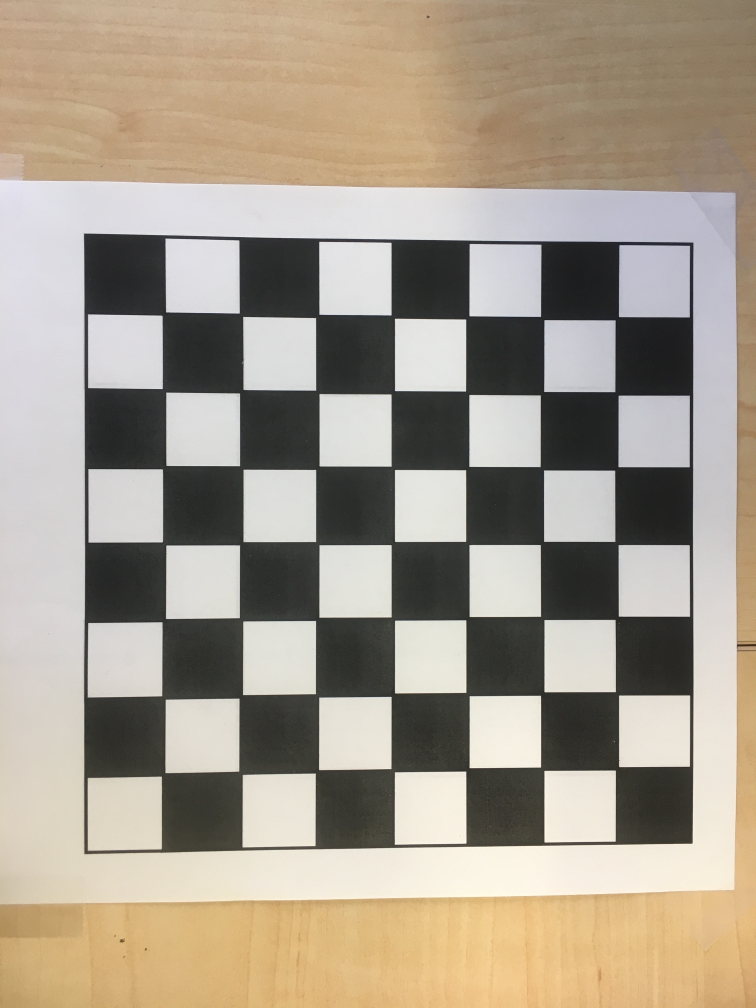
#> input picture Checkerboard/IMG_2779.jpg, 3024 x 4032 px (shown at 1/4 size)
$ python hsv_centroid.py ../Checkerboard/IMG_2779.jpg
#> lines starting #> are read from the running program, lines starting #| are printed output that depends on the picture; after the words box and inside, x2 and y2 are one past the last pixel; in counts of white or black regions, pixels touching at a corner belong together
# Import modules
import cv2
import numpy as np
import matplotlib.pyplot as plt
import imutils
import glob
import sys
import os

filename = sys.argv[1]
img = cv2.imread(filename)
#> img is the input picture: shape (4032, 3024, 3); mean B, G, R 141.5, 156.4, 166.8
img = imutils.resize(img, width=700)
#> img: shape (933, 700, 3)
voxel = img[10:100, 10:95]
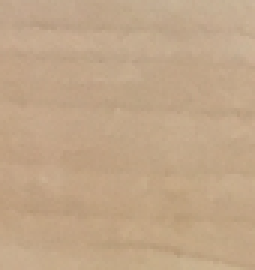
#> voxel: shape (90, 85, 3) (shown 3 times larger); mean B, G, R 136.1, 165.7, 193.2
# cv2.imshow('voxel', voxel)

# create a mask for one magental voxel
blank = np.zeros(img.shape[:2], dtype='uint8')
mask = cv2.rectangle(blank.copy(), (10,10), (100,95), 255, -1)
masked = cv2.bitwise_and(img, img, mask=mask)
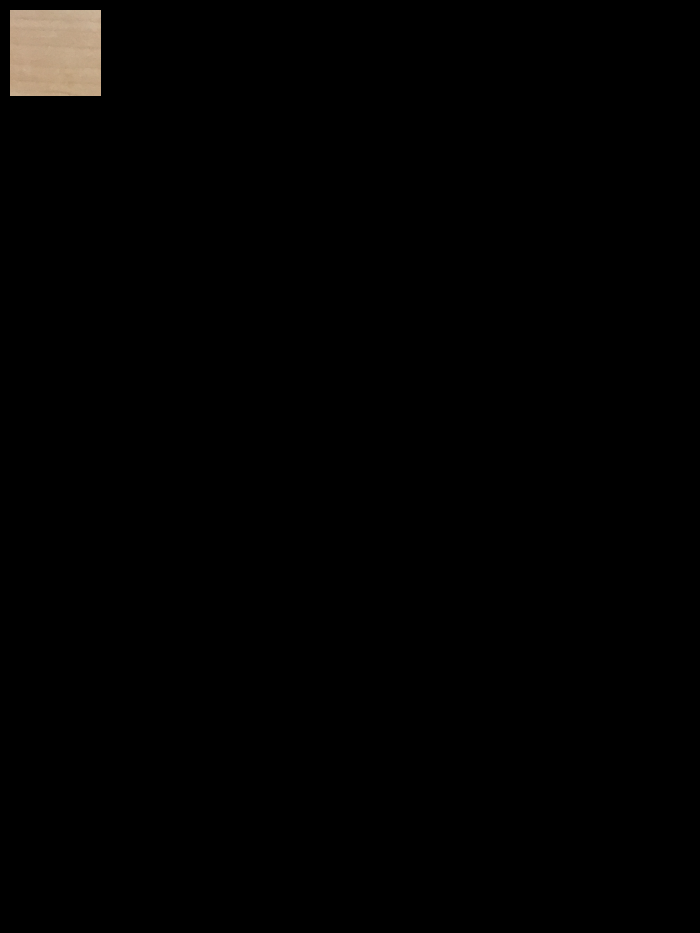
#> masked: shape (933, 700, 3); mean B, G, R 1.6, 2, 2.3
cv2.imshow('Masked', masked)

# RGB Color Space
plt.figure()
plt.title('RGB Histogram')
plt.xlabel('Bins')
plt.ylabel('# of pixels')

colors = ('b', 'g', 'r')
for i, col in enumerate(colors):
    hist = cv2.calcHist([img], [i], mask, [256], [0, 256])
    plt.plot(hist, color=col)
    plt.xlim([0, 256])

plt.show()
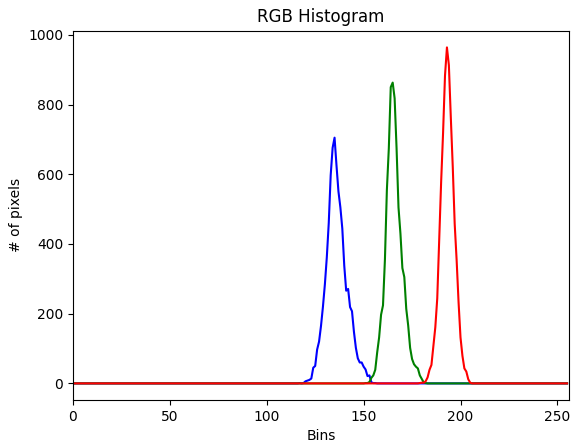
#> figure drawn by matplotlib, 1 panel; curve peaks at x = 135, y = 705; curve peaks at x = 165, y = 863; curve peaks at x = 193, y = 964

# HSV Color Space
hsv = cv2.cvtColor(img, cv2.COLOR_BGR2HSV)
#> hsv: shape (933, 700, 3); mean H, S, V 43.9, 38.7, 167.9
s = hsv[:1].flatten()
#> s = 2100 values, max 207 at index 806, min 12 at index 1434, mean 87.92
plt.hist(s, 256)
plt.show()
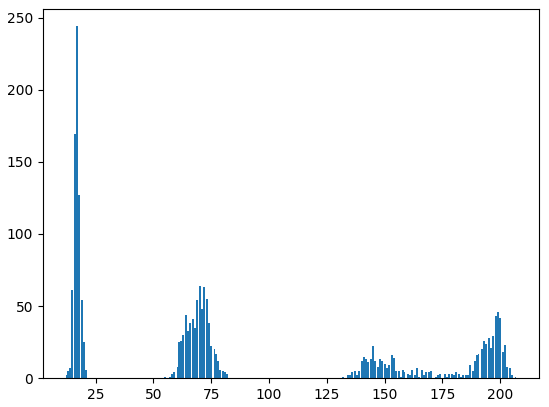
#> figure drawn by matplotlib, 1 panel; tallest bar 244 high, from x = 16.57 to 17.33

h = hsv[:2].flatten()
#> h = 4200 values, max 207 at index 806, min 12 at index 1434, mean 87.91
plt.hist(h, 256)
plt.show()
#> figure, not shown here; tallest bar 504 high, from x = 16.57 to 17.33

# [19 lines of commented-out code are left out]
gray = cv2.cvtColor(img, cv2.COLOR_BGR2GRAY)
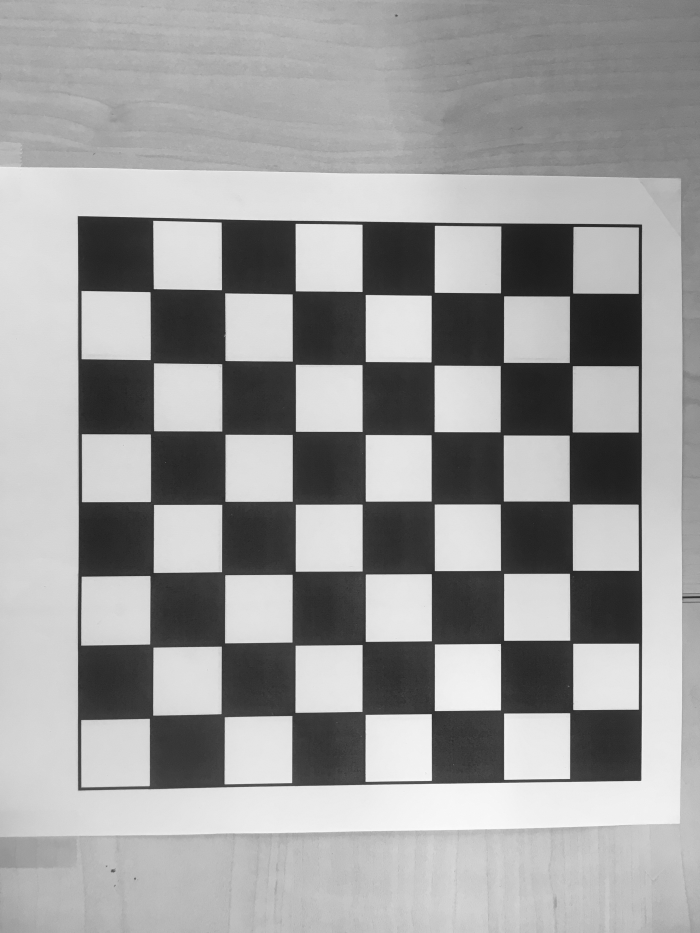
#> gray: shape (933, 700); min 26, max 250, mean 157.8
ret,thresh = cv2.threshold(gray,100,255,0)
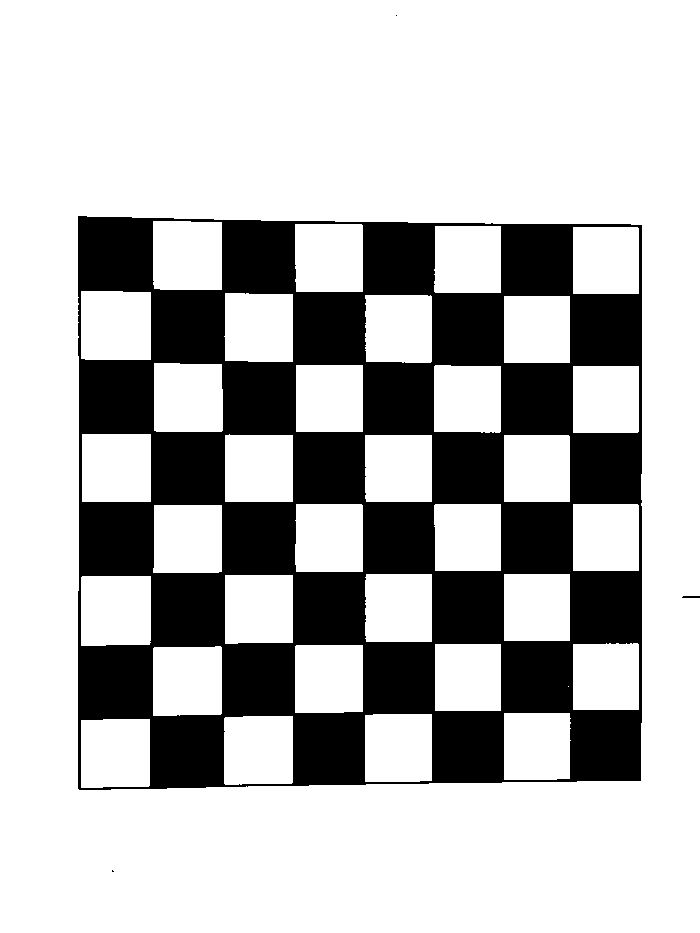
#> thresh: shape (933, 700); 73.7% white; 4 black regions (2 under 20 px), largest, box (x1, y1, x2, y2) and area: (78, 216, 642, 790) 171837, (682, 596, 700, 598) 35
cv2.imshow('thresh', thresh)
adaptive_thresh = cv2.adaptiveThreshold(gray, 255, cv2.ADAPTIVE_THRESH_MEAN_C, cv2.THRESH_BINARY, 11, 3)
#> adaptive_thresh: shape (933, 700); 86.7% white; 6798 black regions (6584 under 20 px), largest, box (x1, y1, x2, y2) and area: (78, 216, 642, 791) 49456, (0, 144, 700, 863) 10608, (134, 152, 241, 165) 317
cv2.imshow("Adap Mean Thresh", adaptive_thresh)
adaptive_thresh = cv2.adaptiveThreshold(gray, 255, cv2.ADAPTIVE_THRESH_GAUSSIAN_C, cv2.THRESH_BINARY, 11, 3)
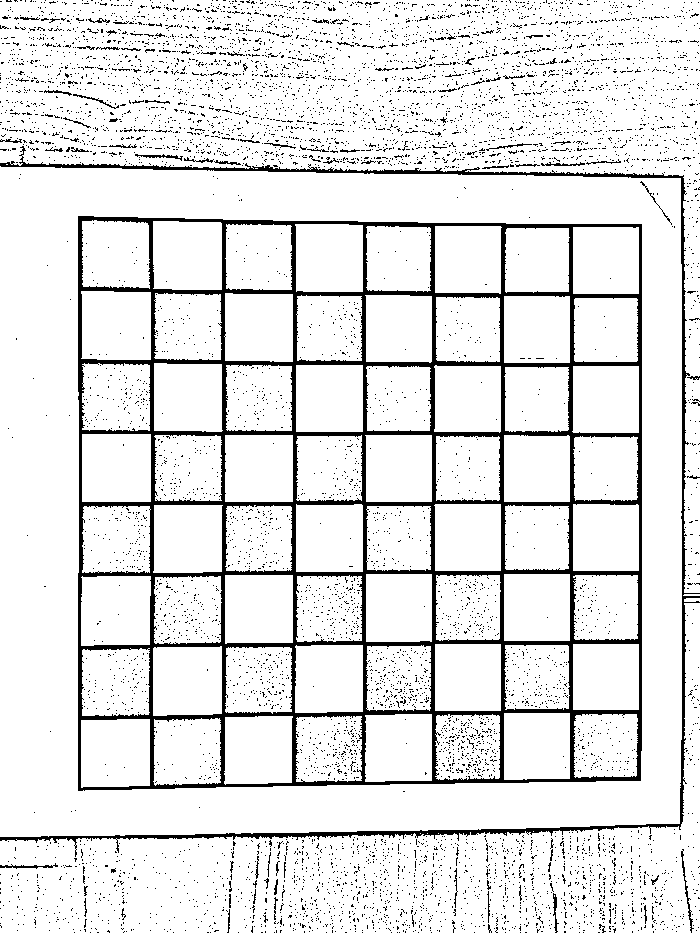
#> adaptive_thresh: shape (933, 700); 90% white; 7198 black regions (7118 under 20 px), largest, box (x1, y1, x2, y2) and area: (78, 216, 642, 791) 40149, (0, 146, 700, 857) 7082, (681, 849, 694, 933) 163
cv2.imshow("Adap Gaussian Thresh", adaptive_thresh)
cv2.waitKey(0)

# Filter out magenta voxels and find centroid
#> (the run stopped early here; a loop or call above may not have finished)

$ run again, on Checkerboard/IMG_2782.jpg
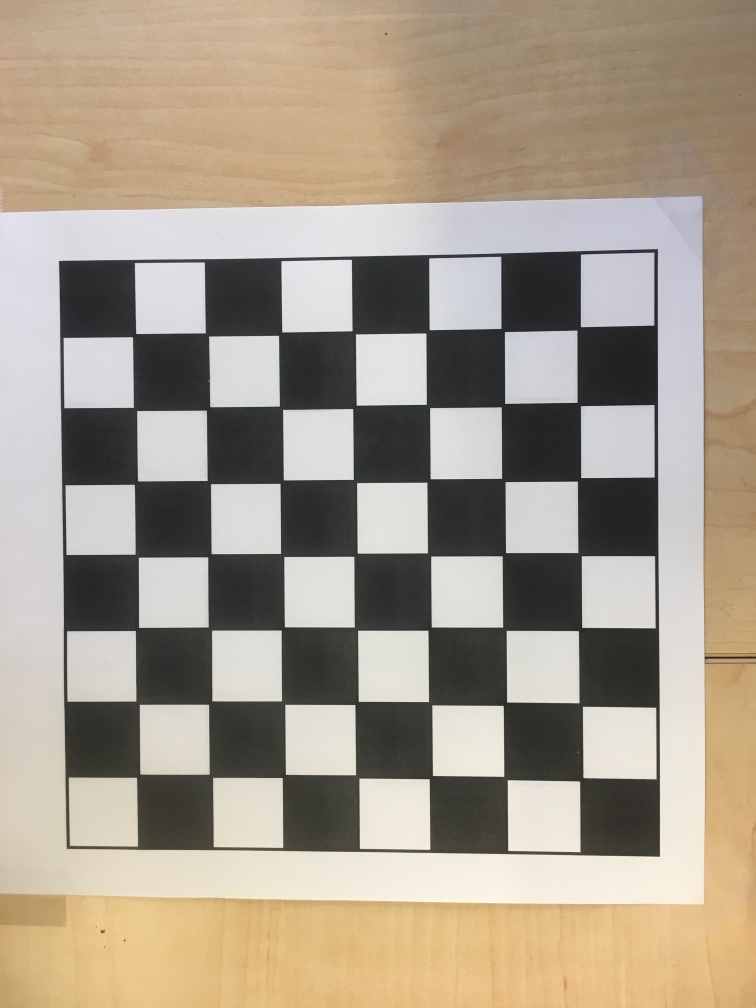
#> input picture Checkerboard/IMG_2782.jpg, 3024 x 4032 px (shown at 1/4 size)
#> img is the input picture: shape (4032, 3024, 3); mean B, G, R 140.4, 156.2, 167.2
#> img: shape (933, 700, 3)
#> hsv: shape (933, 700, 3); mean H, S, V 45, 40.9, 168.5
#> s = 2100 values, max 208 at index 551, min 13 at index 3, mean 86.18
#> `plt.show()`:
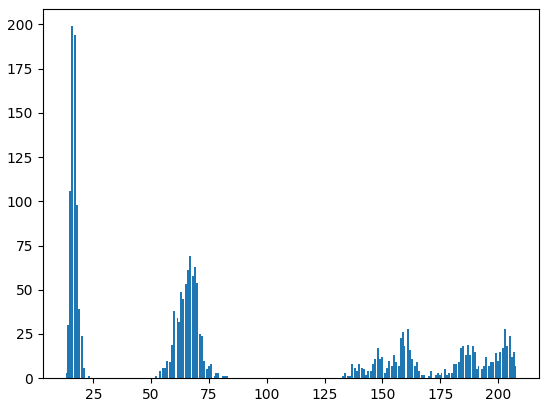
#> figure drawn by matplotlib, 1 panel; tallest bar 199 high, from x = 15.29 to 16.05
#> h = 4200 values, max 209 at index 2699, min 13 at index 3, mean 86.23
#> thresh: shape (933, 700); 74.8% white; 5 black regions (3 under 20 px), largest, box (x1, y1, x2, y2) and area: (55, 231, 611, 793) 164559, (653, 608, 700, 610) 94
#> `adaptive_thresh = cv2.adaptiveThreshold(gray, 255, cv2.ADAPTIVE_THRESH..`:
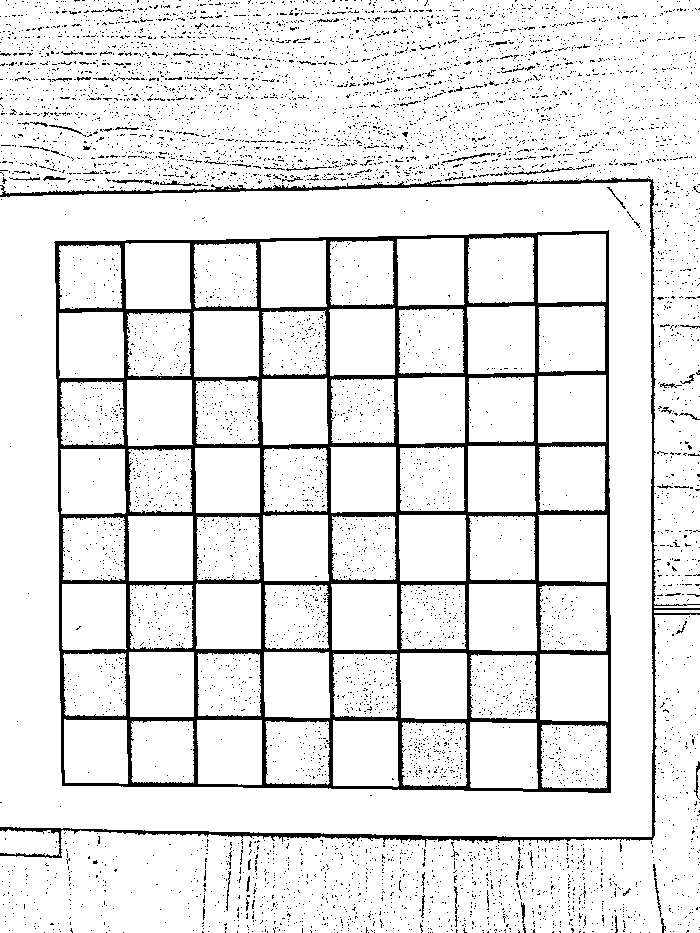
#> adaptive_thresh: shape (933, 700); 90.5% white; 6541 black regions (6470 under 20 px), largest, box (x1, y1, x2, y2) and area: (54, 230, 611, 793) 39247, (0, 177, 700, 858) 6947, (504, 167, 575, 175) 120

$ run again, on Checkerboard/IMG_2783.jpg
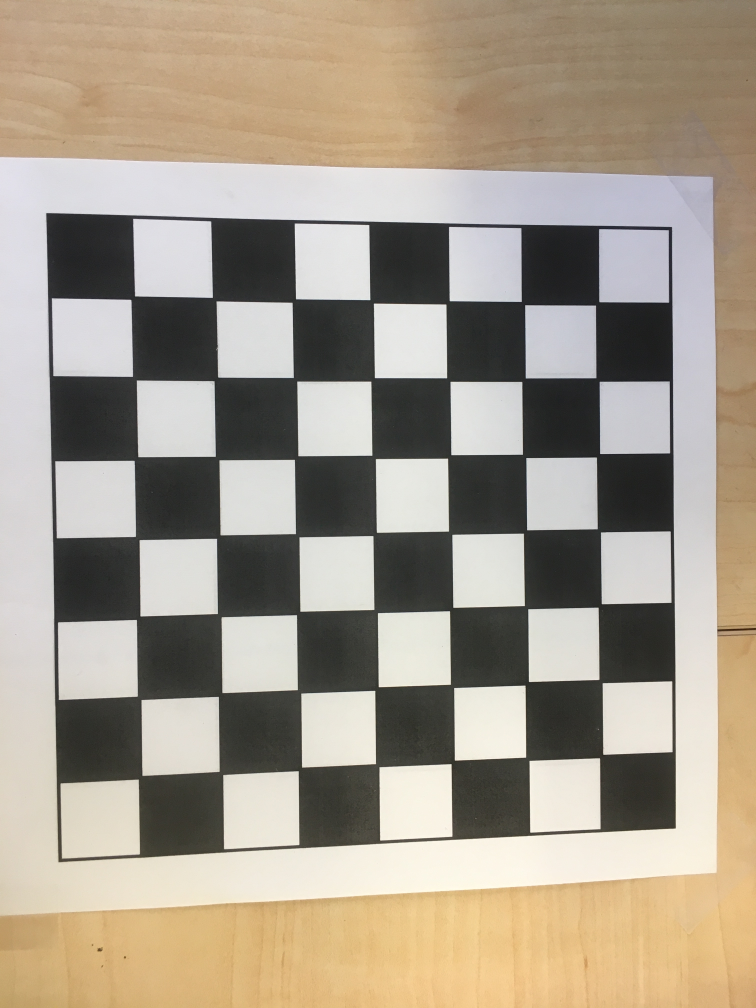
#> input picture Checkerboard/IMG_2783.jpg, 3024 x 4032 px (shown at 1/4 size)
#> img is the input picture: shape (4032, 3024, 3); mean B, G, R 140.1, 155.3, 165.6
#> img: shape (933, 700, 3)
#> hsv: shape (933, 700, 3); mean H, S, V 43.3, 38.8, 166.8
#> s = 2100 values, max 208 at index 821, min 14 at index 12, mean 88.46
#> `plt.show()`:
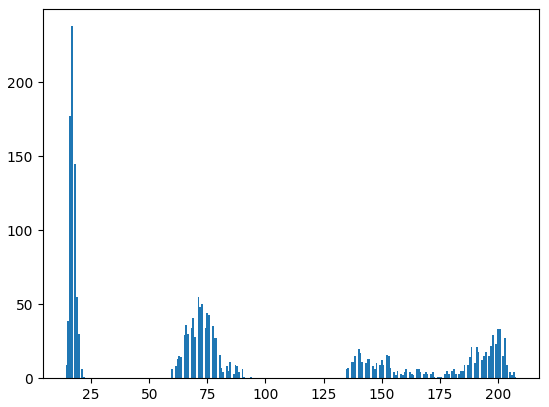
#> figure drawn by matplotlib, 1 panel; tallest bar 238 high, from x = 16.27 to 17.03
#> h = 4200 values, max 208 at index 821, min 14 at index 12, mean 88.49
#> thresh: shape (933, 700); 72.5% white; 4 black regions (2 under 20 px), largest, box (x1, y1, x2, y2) and area: (43, 198, 625, 798) 179593, (664, 581, 700, 584) 65
#> `adaptive_thresh = cv2.adaptiveThreshold(gray, 255, cv2.ADAPTIVE_THRESH..`:
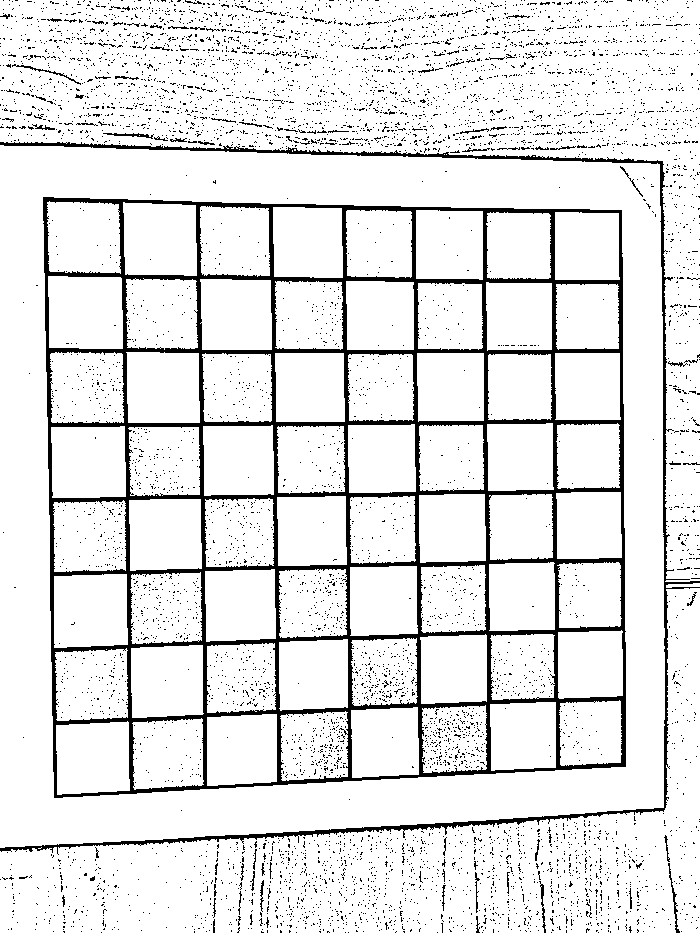
#> adaptive_thresh: shape (933, 700); 90.2% white; 6340 black regions (6272 under 20 px), largest, box (x1, y1, x2, y2) and area: (43, 197, 626, 798) 41384, (0, 142, 700, 855) 6890, (668, 863, 680, 933) 148

$ run again, on Checkerboard/IMG_2784.jpg
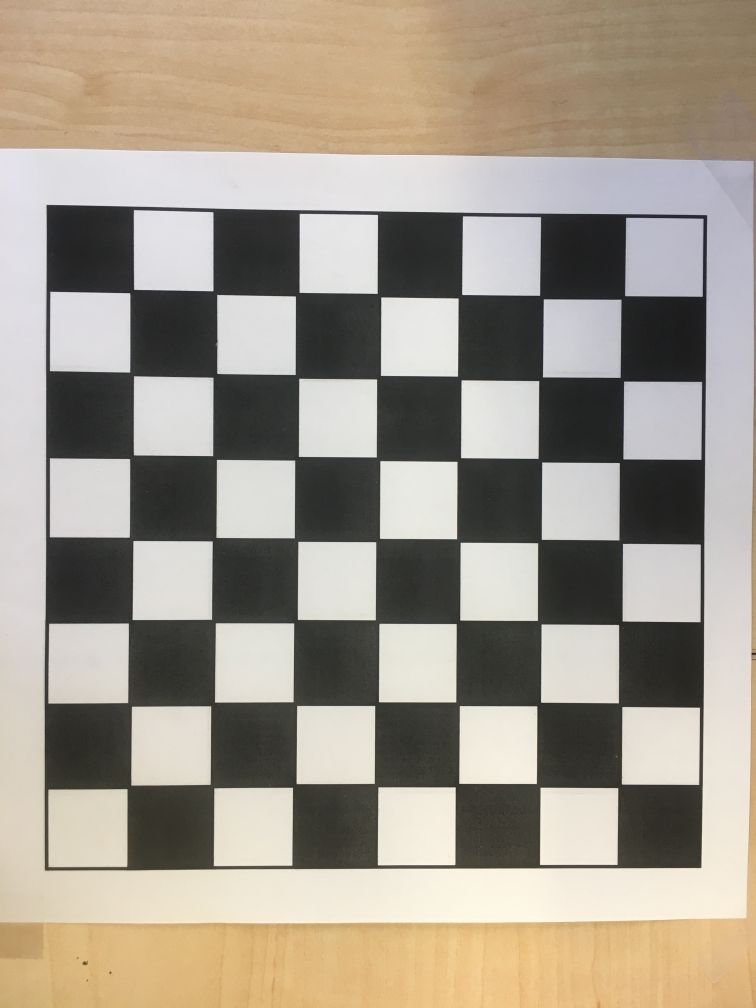
#> input picture Checkerboard/IMG_2784.jpg, 3024 x 4032 px (shown at 1/4 size)
#> img is the input picture: shape (4032, 3024, 3); mean B, G, R 140.6, 153.5, 162.2
#> img: shape (933, 700, 3)
#> hsv: shape (933, 700, 3); mean H, S, V 44.4, 34.2, 163.4
#> s = 2100 values, max 211 at index 797, min 13 at index 15, mean 91.48
#> h = 4200 values, max 212 at index 2966, min 13 at index 15, mean 91.39
#> thresh: shape (933, 700); 69.2% white; 3 black regions (2 under 20 px), largest, box (x1, y1, x2, y2) and area: (42, 190, 655, 806) 200942
#> `adaptive_thresh = cv2.adaptiveThreshold(gray, 255, cv2.ADAPTIVE_THRESH..`:
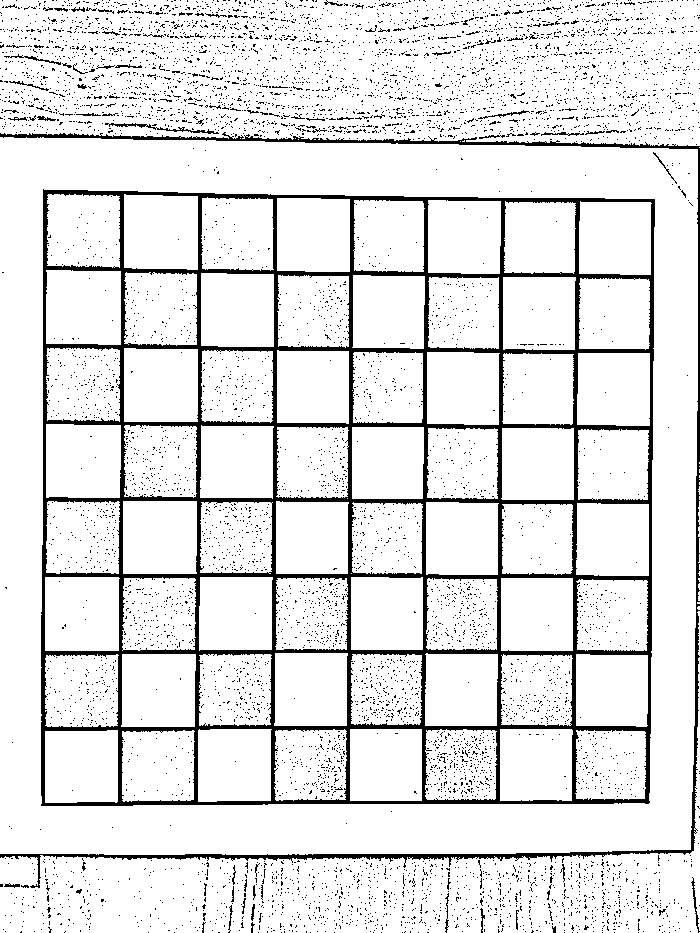
#> adaptive_thresh: shape (933, 700); 89.7% white; 6987 black regions (6919 under 20 px), largest, box (x1, y1, x2, y2) and area: (41, 189, 655, 806) 43875, (0, 132, 700, 888) 7059, (105, 123, 219, 134) 248
